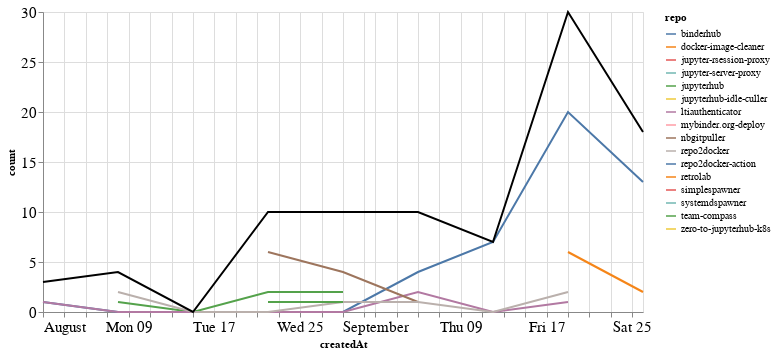

Notebook source saved alongside this figure:
### Markdown cell above
### Comments

### Code cell
comments_time = comments.groupby('repo').resample('W', on='createdAt').count()['author'].reset_index()
comments_time = comments_time.rename(columns={'author': 'count'})
comments_time_total = comments_time.groupby('createdAt').agg({"count": "sum"}).reset_index()
ch1 = alt.Chart(comments_time, width=600).mark_line().encode(
    x='createdAt',
    y='count',
    color='repo',
    tooltip="repo"
)

ch2 = alt.Chart(comments_time_total, width=600).mark_line(color="black").encode(
    x='createdAt',
    y='count',
)

ch1 + ch2

### Figure 1 — Vega-Lite specification as saved in the notebook (floating-point values rounded to 4 significant figures)
{"config": {"axisLeft": {"labelFontSize": 15}, "axisBottom": {"labelFontSize": 15}}, "layer": [{"data": {"name": "data-d711fc5e8bc14dcf804c6e9c48d8b39c"}, "mark": "line", "encoding": {"color": {"type": "nominal", "field": "repo"}, "tooltip": {"type": "nominal", "field": "repo"}, "x": {"type": "temporal", "field": "createdAt"}, "y": {"type": "quantitative", "field": "count"}}, "width": 600}, {"data": {"name": "data-bd4079c40382ef3e7ebb0e5872da49d1"}, "mark": {"type": "line", "color": "black"}, "encoding": {"x": {"type": "temporal", "field": "createdAt"}, "y": {"type": "quantitative", "field": "count"}}, "width": 600}], "$schema": "https://vega.github.io/schema/vega-lite/v4.8.1.json", "datasets": {"data-d711fc5e8bc14dcf804c6e9c48d8b39c": [{"repo": "binderhub", "createdAt": "2021-08-01T00:00:00", "count": 1}, {"repo": "binderhub", "createdAt": "2021-08-08T00:00:00", "count": 0}, {"repo": "binderhub", "createdAt": "2021-08-15T00:00:00", "count": 0}, {"repo": "binderhub", "createdAt": "2021-08-22T00:00:00", "count": 0}, {"repo": "binderhub", "createdAt": "2021-08-29T00:00:00", "count": 0}, {"repo": "binderhub", "createdAt": "2021-09-05T00:00:00", "count": 4}, {"repo": "binderhub", "createdAt": "2021-09-12T00:00:00", "count": 7}, {"repo": "binderhub", "createdAt": "2021-09-19T00:00:00", "count": 20}, {"repo": "binderhub", "createdAt": "2021-09-26T00:00:00", "count": 13}, {"repo": "docker-image-cleaner", "createdAt": "2021-09-19T00:00:00", "count": 6}, {"repo": "docker-image-cleaner", "createdAt": "2021-09-26T00:00:00", "count": 2}, {"repo": "jupyter-rsession-proxy", "createdAt": "2021-08-22T00:00:00", "count": 1}, {"repo": "jupyter-server-proxy", "createdAt": "2021-08-29T00:00:00", "count": 2}, {"repo": "jupyterhub", "createdAt": "2021-08-08T00:00:00", "count": 1}, {"repo": "jupyterhub", "createdAt": "2021-08-15T00:00:00", "count": 0}, {"repo": "jupyterhub", "createdAt": "2021-08-22T00:00:00", "count": 2}, {"repo": "jupyterhub", "createdAt": "2021-08-29T00:00:00", "count": 2}, {"repo": "jupyterhub-idle-culler", "createdAt": "2021-09-26T00:00:00", "count": 1}, {"repo": "ltiauthenticator", "createdAt": "2021-08-01T00:00:00", "count": 1}, {"repo": "ltiauthenticator", "createdAt": "2021-08-08T00:00:00", "count": 0}, {"repo": "ltiauthenticator", "createdAt": "2021-08-15T00:00:00", "count": 0}, {"repo": "ltiauthenticator", "createdAt": "2021-08-22T00:00:00", "count": 0}, {"repo": "ltiauthenticator", "createdAt": "2021-08-29T00:00:00", "count": 0}, {"repo": "ltiauthenticator", "createdAt": "2021-09-05T00:00:00", "count": 2}, {"repo": "ltiauthenticator", "createdAt": "2021-09-12T00:00:00", "count": 0}, {"repo": "ltiauthenticator", "createdAt": "2021-09-19T00:00:00", "count": 1}, {"repo": "mybinder.org-deploy", "createdAt": "2021-09-26T00:00:00", "count": 1}, {"repo": "nbgitpuller", "createdAt": "2021-08-22T00:00:00", "count": 6}, {"repo": "nbgitpuller", "createdAt": "2021-08-29T00:00:00", "count": 4}, {"repo": "nbgitpuller", "createdAt": "2021-09-05T00:00:00", "count": 1}, {"repo": "repo2docker", "createdAt": "2021-08-08T00:00:00", "count": 2}, {"repo": "repo2docker", "createdAt": "2021-08-15T00:00:00", "count": 0}, {"repo": "repo2docker", "createdAt": "2021-08-22T00:00:00", "count": 0}, {"repo": "repo2docker", "createdAt": "2021-08-29T00:00:00", "count": 1}, {"repo": "repo2docker", "createdAt": "2021-09-05T00:00:00", "count": 1}, {"repo": "repo2docker", "createdAt": "2021-09-12T00:00:00", "count": 0}, {"repo": "repo2docker", "createdAt": "2021-09-19T00:00:00", "count": 2}, {"repo": "repo2docker-action", "createdAt": "2021-09-19T00:00:00", "count": 1}, {"repo": "retrolab", "createdAt": "2021-09-05T00:00:00", "count": 2}, {"repo": "simplespawner", "createdAt": "2021-08-01T00:00:00", "count": 1}, {"repo": "systemdspawner", "createdAt": "2021-08-08T00:00:00", "count": 1}, {"repo": "team-compass", "createdAt": "2021-08-22T00:00:00", "count": 1}, {"repo": "team-compass", "createdAt": "2021-08-29T00:00:00", "count": 1}, {"repo": "zero-to-jupyterhub-k8s", "createdAt": "2021-09-26T00:00:00", "count": 1}], "data-bd4079c40382ef3e7ebb0e5872da49d1": [{"createdAt": "2021-08-01T00:00:00", "count": 3}, {"createdAt": "2021-08-08T00:00:00", "count": 4}, {"createdAt": "2021-08-15T00:00:00", "count": 0}, {"createdAt": "2021-08-22T00:00:00", "count": 10}, {"createdAt": "2021-08-29T00:00:00", "count": 10}, {"createdAt": "2021-09-05T00:00:00", "count": 10}, {"createdAt": "2021-09-12T00:00:00", "count": 7}, {"createdAt": "2021-09-19T00:00:00", "count": 30}, {"createdAt": "2021-09-26T00:00:00", "count": 18}]}}
